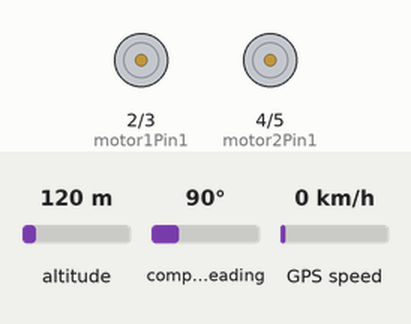
Recording of a sketch running on a simulated Arduino Uno, built with avr-gcc and run on an emulated ATmega328P. Shown: motor-driver pin pairs drawn as motors (green arrow = first pin HIGH = forward, orange = second pin HIGH = backward, longer = more drive). The test bench sets the inputs (shaded band); at power-on: compass heading 90°, altitude 120 m, GPS speed 0 km/h. The GPS gets a fix after 3 s at 37.7749, -122.4194 with 8 satellites.

Above: at 1.2 s.
1.3 s: compass heading set to 49°
4.5 s: compass heading set to 41°
At 5.3 s:
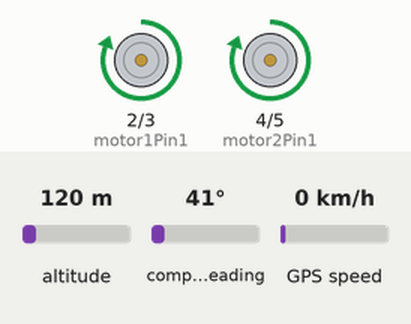
6.5 s: compass heading set to 29°
8.2 s: compass heading set to 24°
At 9.7 s:
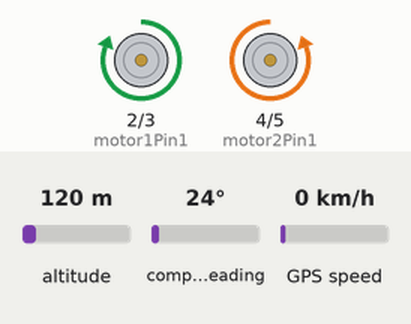
10.5 s: compass heading set to 90°
At 12.2 s:
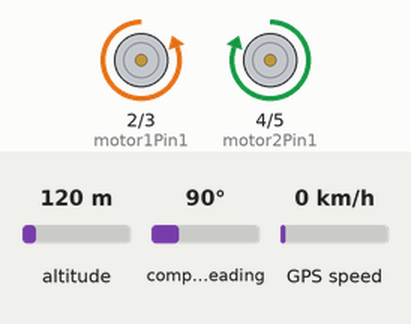
12.5 s: compass heading set to 7°
At 13.9 s:
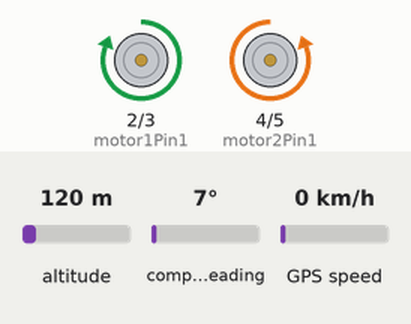
Timing chart, 0 to 15.5 s (numbered marks = the images above; inputs shaded):
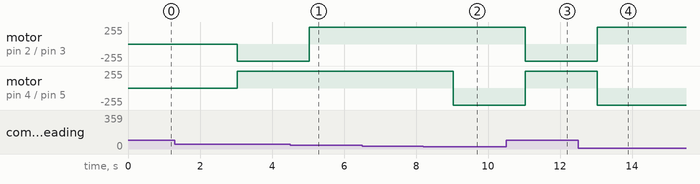

Measured:
- the behaviour switches between 46 and 45° on compass heading (found by bisection; images 0 and 1)
- the behaviour switches between 26 and 25° on compass heading (found by bisection; images 1 and 2)
- after the input at 4.5 s, motor on pin 2 (motor1Pin1) / pin 3 (motor1Pin2): backward 255/255 → forward 255/255 after 0.53 s
- after the input at 6.5 s, every drawn part: stays the same
- after the input at 8.2 s, motor on pin 4 (motor2Pin1) / pin 5 (motor2Pin2): forward 255/255 → backward 255/255 after 0.83 s
- after the input at 10.5 s, motor on pin 2 (motor1Pin1) / pin 3 (motor1Pin2): forward 255/255 → backward 255/255 after 0.53 s; motor on pin 4 (motor2Pin1) / pin 5 (motor2Pin2): backward 255/255 → forward 255/255 after 0.53 s
- after the input at 12.5 s, motor on pin 2 (motor1Pin1) / pin 3 (motor1Pin2): backward 255/255 → forward 255/255 after 0.53 s; motor on pin 4 (motor2Pin1) / pin 5 (motor2Pin2): forward 255/255 → backward 255/255 after 0.53 s

The sketch:

dirigerRobot.ino
```cpp
#include <TinyGPS++.h>
#include <SoftwareSerial.h>
#include <Wire.h>
#include <Adafruit_Sensor.h>
#include <Adafruit_HMC5883_U.h>

TinyGPSPlus gps;
SoftwareSerial ss(4, 3); // RX, TX
Adafruit_HMC5883_Unified mag = Adafruit_HMC5883_Unified(12345);

#define trigPin 9
#define echoPin 10
#define motor1Pin1 2
#define motor1Pin2 3
#define motor2Pin1 4
#define motor2Pin2 5

float targetLat = 48.117266;  // Latitude cible
float targetLon = -1.677792;  // Longitude cible

void setup() {
  Serial.begin(9600);
  ss.begin(9600);
  if (!mag.begin()) {
    Serial.println("Erreur de connexion avec le HMC5883L");
    while (1);
  }
  pinMode(trigPin, OUTPUT);
  pinMode(echoPin, INPUT);
  pinMode(motor1Pin1, OUTPUT);
  pinMode(motor1Pin2, OUTPUT);
  pinMode(motor2Pin1, OUTPUT);
  pinMode(motor2Pin2, OUTPUT);
}

void loop() {
  while (ss.available() > 0) {
    gps.encode(ss.read());
    if (gps.location.isUpdated()) {
      float distanceToTarget = gps.distanceBetween(gps.location.lat(), gps.location.lng(), targetLat, targetLon);
      float angleToTarget = gps.courseTo(gps.location.lat(), gps.location.lng(), targetLat, targetLon);

      sensors_event_t event;
      mag.getEvent(&event);
      float heading = atan2(event.magnetic.y, event.magnetic.x);
      if (heading < 0) {
        heading += 2 * PI;
      }
      float headingDegrees = heading * 180 / PI;

      float turnAngle = angleToTarget - headingDegrees;
      if (turnAngle < -180) turnAngle += 360;
      if (turnAngle > 180) turnAngle -= 360;

      if (distanceToTarget > 5) {  // Si la distance à la cible est supérieure à 5 mètres
        if (turnAngle > 10) {
          // Tourner à droite
          digitalWrite(motor1Pin1, HIGH);
          digitalWrite(motor1Pin2, LOW);
          digitalWrite(motor2Pin1, LOW);
          digitalWrite(motor2Pin2, HIGH);
        } else if (turnAngle < -10) {
          // Tourner à gauche
          digitalWrite(motor1Pin1, LOW);
          digitalWrite(motor1Pin2, HIGH);
          digitalWrite(motor2Pin1, HIGH);
          digitalWrite(motor2Pin2, LOW);
        } else {
          // Avancer
          digitalWrite(motor1Pin1, HIGH);
          digitalWrite(motor1Pin2, LOW);
          digitalWrite(motor2Pin1, HIGH);
          digitalWrite(motor2Pin2, LOW);
        }
      } else {
        // Arrêter
        digitalWrite(motor1Pin1, LOW);
        digitalWrite(motor1Pin2, LOW);
        digitalWrite(motor2Pin1, LOW);
        digitalWrite(motor2Pin2, LOW);
      }
    }
  }
}
```
